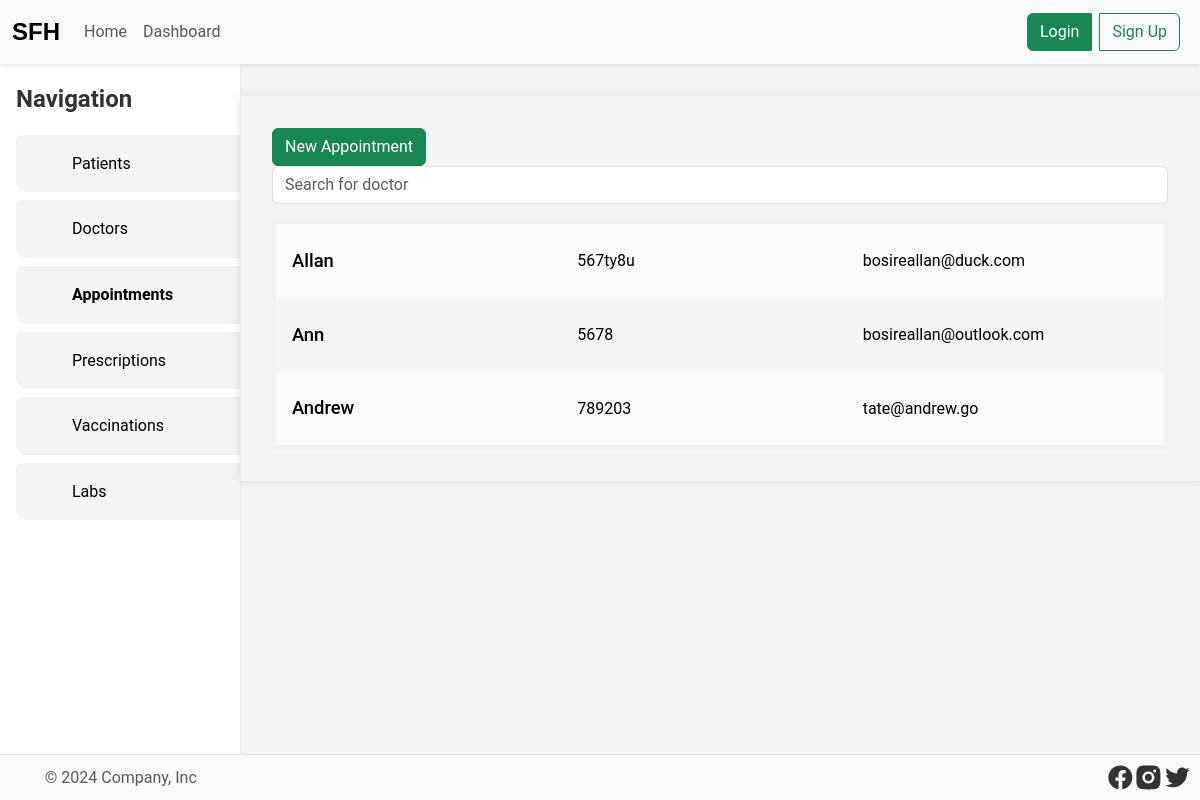
Page /appointments.php on the earlier database version.
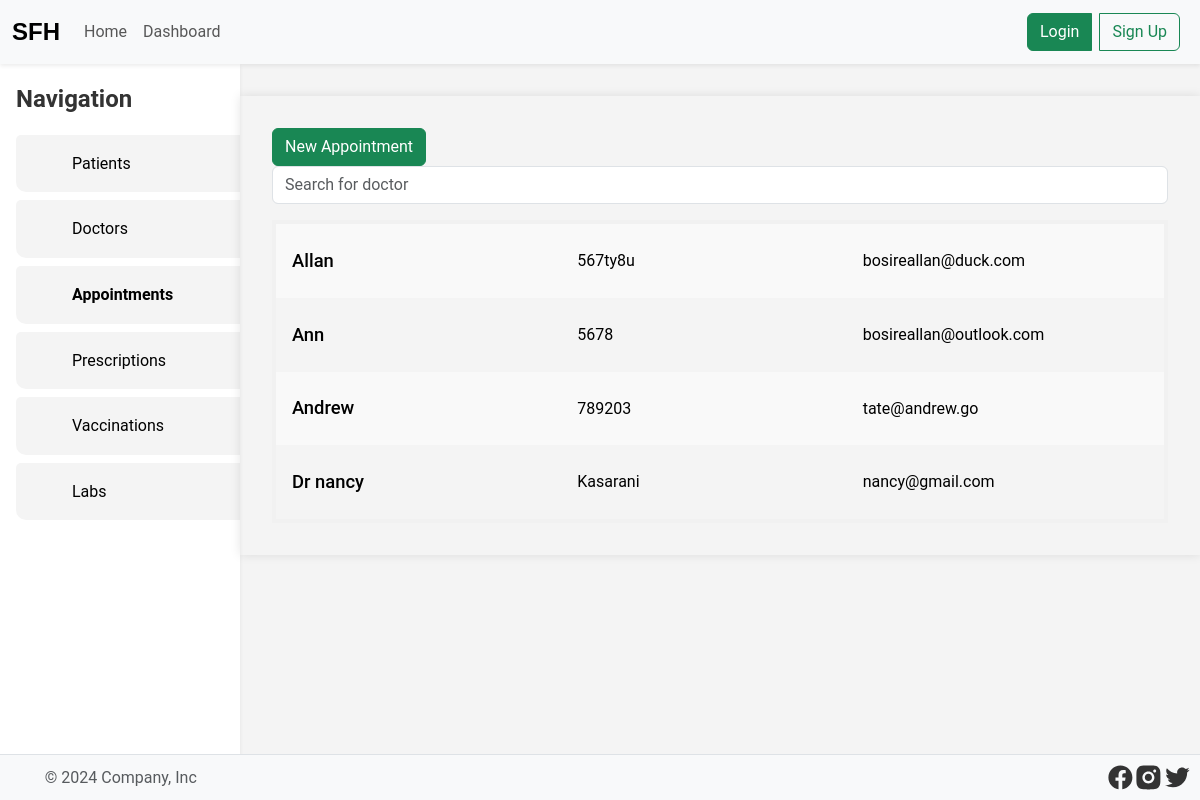
Same page on the later database version.
### tables this page shows
CREATE TABLE doctors
(
    id         integer      not null primary key,
    name       varchar(255) not null,
    email      varchar(255) not null unique,
    phone      varchar(255) not null unique,
    address    varchar(255),
    created_at timestamp    not null default current_timestamp,
    updated_at timestamp    not null default current_timestamp
);

### db/DB.php (called while the page is built, shortened)
<?php
class Row
{
    private $row = null;
    public function __construct($row)
    {
        $this->row = $row;
    }
    function get($key)
    {
        return $this->row[$key];
    }
}
class Result
{
    private $result = null;
    public function __construct(array $result)
    {
        $this->result = $result;
    }
    function at($index): ?Row
    {
        return new Row($this->result[$index]);
    }
    public function count(): int
    {
        return count($this->result);
    }
}
class DB
{
    private $db;
    function __construct($location)
    {
        try {
            $this->db = new PDO("sqlite:$location");
            $this->db->setAttribute(PDO::ATTR_ERRMODE, PDO::ERRMODE_EXCEPTION);
        } catch (PDOException $e) {
            throw new Exception($e->getMessage());
        }
    }
    function query(string $sql, ...$params): array
    {
        try {
            if (count($params) > 0) {
                $stmt = $this->db->prepare($sql);
                $placeholderCount = substr_count($sql, '?');
                if ($placeholderCount !== count($params))
                    return [null, "Parameter count mismatch: Expected $placeholderCount, got " . count($params)];
                $stmt->execute($params);
                return [new Result($stmt->fetchAll()), null];
            } else {
                $result = $this->db->query($sql);
                return [new Result($result->fetchAll()), null];
            }
        } catch (Exception $e) {
            return [null, $e->getMessage()];
        }
    }
}
$db = new DB("./db/db.sqlite");

### appointments.php (the view, shortened to what this page needs)
<!Doctype html>
<html lang="en">
<?php include 'partials/head.php'; ?>
<body>
<?php include 'partials/header.php' ?>
<?php global $errors, $db, $mail,
             $successes; ?>
<?php
[$doctors, $error] = $db->query("SELECT * FROM doctors");
?>
<main class="d-flex">
    <?php include 'partials/aside.php'; ?>
    <div class="wrapper w-100">
        <div class="doctors">
            <a class="btn btn-success" href="./appointment_add.php">New Appointment</a>
            <input name="search_input" type="text" class="form-control mb-3" id="search" autocomplete="off"
                   aria-describedby="searchInput" placeholder="Search for doctor" title="search for parent"
                   oninput="searchDoctors(this)">
            <div class="doctors-list">
                <?php for ($i = 0; $i < $doctors->count(); $i++) : ?>
                    <a class="doctor" href="/doctor_appointments.php?doctor_id=<?php echo $doctors->at($i)->get('id') ?>">
                        <h3><?php echo $doctors->at($i)->get('name') ?></h3>
                        <p><?php echo $doctors->at($i)->get('phone') ?></p>
                        <p><?php echo $doctors->at($i)->get('email') ?></p>
                    </a>
                <?php endfor; ?>
            </div>
        </div>
    </div>
</main>
<?php include 'partials/footer.php'; ?>
</body>
</html>

Differences in the rows shown:
added doctors: name "Dr nancy", phone "Kasarani", email "nancy@gmail.com"
